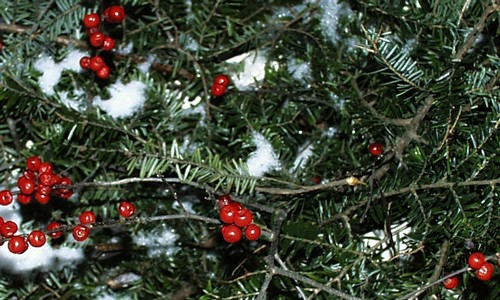
#> input picture prac1/greens.jpg, 500 x 300 px
$ python 1.4.py
#> lines starting #> are read from the running program, lines starting #| are printed output that depends on the picture
from PIL import Image
import numpy as np
import matplotlib.pyplot as plt
import cv2 as cv

img = Image.open("greens.jpg")
#> img is the input picture: PIL image 500x300 RGB; mean R, G, B 64.6, 70.4, 55.8

paleta=img.getpalette()

imgRGB=img.convert(mode='RGB')
img_reducida = imgRGB.convert(mode='P', palette=Image.Palette.ADAPTIVE, colors=16)
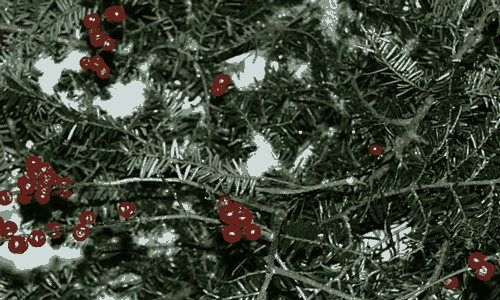
#> img_reducida: PIL image 500x300 P; mean R, G, B 61.8, 69.9, 55
paleta_reducida=img_reducida.getpalette()
#> paleta_reducida = 48 values, max 219 at index 1, min 1 at index 47, mean 62.35
print('Número de colores reducidos en la paleta: ', len(paleta_reducida)/3)
#| Número de colores reducidos en la paleta:  16.0

fig, ax = plt.subplots(1, 2, figsize=(12, 6))

ax[0].imshow(img)
ax[0].set_title("Imagen original")
ax[0].axis("off")

ax[1].imshow(img_reducida)
ax[1].set_title("Imagen reducida a 16 colores")
ax[1].axis("off")

plt.show()
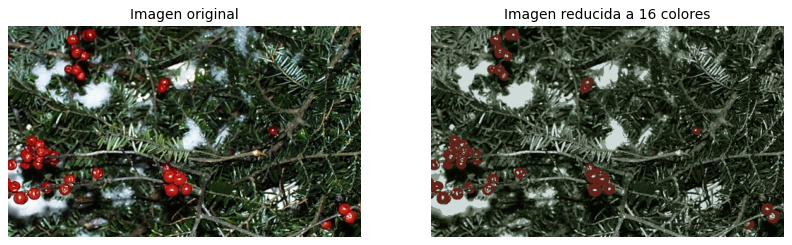
#> figure drawn by matplotlib, 2 panels

$ run again, with prac1/corn.tif saved as prac1/greens.jpg
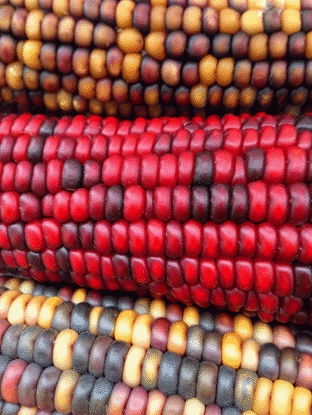
#> input picture prac1/corn.tif, 312 x 415 px
#> img is the input picture: PIL image 312x415 RGB; mean R, G, B 154.1, 77.7, 74.4
#> `img_reducida = imgRGB.convert(mode='P', palette=Image.Palette.ADAPTIVE..`:
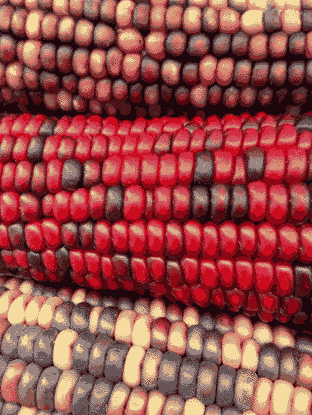
#> img_reducida: PIL image 312x415 P; mean R, G, B 151.8, 76.6, 73
#> paleta_reducida = 48 values, max 245 at index 0, min 7 at index 43, mean 100.5
#| Número de colores reducidos en la paleta:  16.0
#> `plt.show()`:
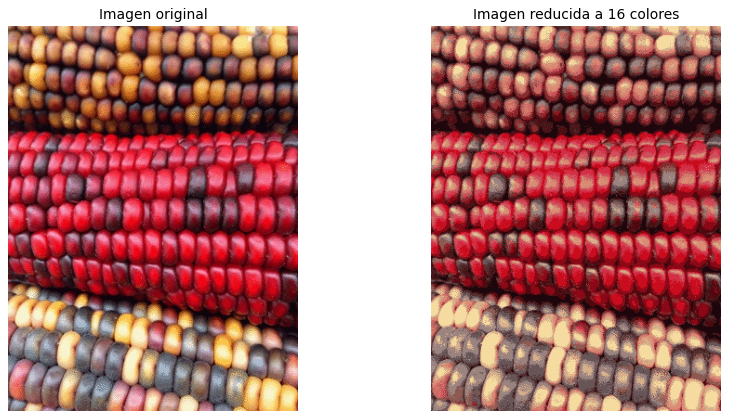
#> figure drawn by matplotlib, 2 panels
